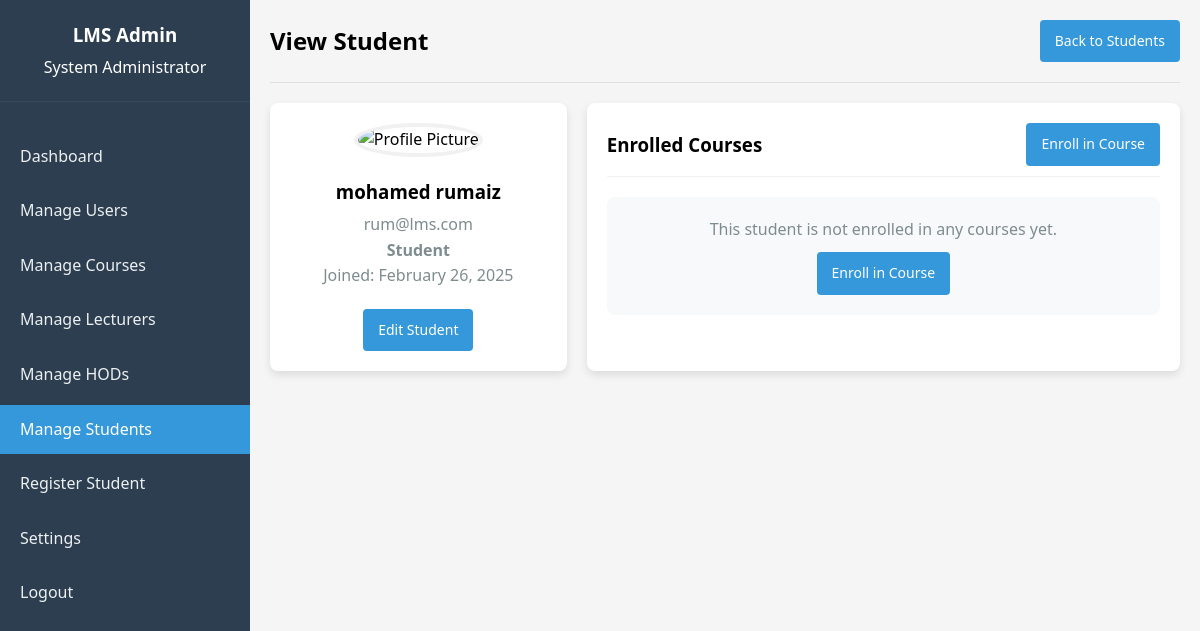
/admin/student/view_student.php?id=5 (signed in), run on the app's committed database.
### tables this page shows
CREATE TABLE `users` (
  `user_id` int(11) NOT NULL,
  `email` varchar(100) NOT NULL,
  `password` varchar(255) NOT NULL,
  `role` enum('admin','lecturer','student','hod') DEFAULT NULL,
  `first_name` varchar(50) NOT NULL,
  `last_name` varchar(50) NOT NULL,
  `profile_picture` varchar(255) DEFAULT NULL,
  `created_at` timestamp NOT NULL DEFAULT current_timestamp(),
  `updated_at` timestamp NOT NULL DEFAULT current_timestamp() ON UPDATE current_timestamp()
);

### admin/student/view_student.php (the view, shortened to what this page needs)
<?php
require_once '../../config.php';
$studentId = $_GET['id'];
$stmt = $conn->prepare("
    SELECT user_id, email, first_name, last_name, created_at, profile_picture
    FROM users
    WHERE user_id = ? AND role = 'student'
");
$stmt->bind_param("i", $studentId);
$stmt->execute();
$result = $stmt->get_result();
$student = $result->fetch_assoc();
$coursesStmt = $conn->prepare("
    SELECT c.course_id, c.course_code, c.title, e.enrollment_date, e.status,
           u.first_name, u.last_name
    FROM enrollments e
    JOIN courses c ON e.course_id = c.course_id
    JOIN users u ON c.lecturer_id = u.user_id
    WHERE e.student_id = ?
    ORDER BY e.enrollment_date DESC
");
$coursesStmt->bind_param("i", $studentId);
$coursesStmt->execute();
$coursesResult = $coursesStmt->get_result();
$pageTitle = "View Student";
?>
<!DOCTYPE html>
<html lang="en">
<head>
    <link rel="stylesheet" href="../../assets/css/style.css">
</head>
<body>
    <div class="dashboard-container">
        <div class="sidebar">
            <div class="sidebar-header">
                <h3>LMS Admin</h3>
                <p><?php echo $_SESSION['first_name'] . ' ' . $_SESSION['last_name']; ?></p>
            </div>
            <ul class="sidebar-menu">
                <li><a href="../dashboard.php">Dashboard</a></li>
                <li><a href="../users.php">Manage Users</a></li>
                <li><a href="../courses.php">Manage Courses</a></li>
                <li><a href="../lecturer/lecturers.php" >Manage Lecturers</a></li>
                <li><a href="../hod/hod.php">Manage HODs</a></li>
                <li><a href="students.php" class="active">Manage Students</a></li>
                <li><a href="register_student.php" >Register Student</a></li>
                <li><a href="../settings.php">Settings</a></li>
                <li><a href="../../logout.php">Logout</a></li>
            </ul>
        </div>
        <div class="main-content">
            <div class="header">
                <h2><?php echo $pageTitle; ?></h2>
                <a href="students.php" class="btn">Back to Students</a>
            </div>
            <div class="profile-container">
                <div class="profile-sidebar">
                    <img src="<?php echo !empty($student['profile_picture']) ? $student['profile_picture'] : '../assets/images/default-profile.png'; ?>" alt="Profile Picture" class="profile-picture">
                    <div class="profile-details">
                        <h3><?php echo $student['first_name'] . ' ' . $student['last_name']; ?></h3>
                        <p><?php echo $student['email']; ?></p>
                        <p><strong>Student</strong></p>
                        <p>Joined: <?php echo date('F j, Y', strtotime($student['created_at'])); ?></p>
                    </div>
                    <div class="profile-action">
                        <a href="edit_student.php?id=<?php echo $student['user_id']; ?>" class="btn">Edit Student</a>
                    </div>
                </div>
                <div class="profile-main">
                    <div class="section-title">
                        <h3>Enrolled Courses</h3>
                        <a href="enroll_student.php?id=<?php echo $student['user_id']; ?>" class="btn btn-sm">Enroll in Course</a>
                    </div>
                    <?php if ($coursesResult->num_rows > 0): ?>
                        <?php while ($course = $coursesResult->fetch_assoc()): ?>
                            <div class="course-item">
                                <div class="course-header">
                                    <span class="course-code"><?php echo $course['course_code']; ?></span>
                                    <span class="course-date">Enrolled: <?php echo date('M j, Y', strtotime($course['enrollment_date'])); ?></span>
                                </div>
                                <h4><?php echo $course['title']; ?></h4>
                                <p class="course-lecturer">Lecturer: <?php echo $course['first_name'] . ' ' . $course['last_name']; ?></p>
                                <?php
                                $statusClass = '';
                                switch ($course['status']) {
                                    case 'active':
                                        $statusClass = 'status-active';
                                        break;
                                    case 'completed':
                                        $statusClass = 'status-completed';
                                        break;
                                    case 'dropped':
                                        $statusClass = 'status-dropped';
                                        break;
                                }
                                ?>
                                <span class="course-status <?php echo $statusClass; ?>"><?php echo ucfirst($course['status']); ?></span>
                                <div style="margin-top: 10px;">
                                    <a href="view_course.php?id=<?php echo $course['course_id']; ?>" class="btn btn-sm" style="background-color: #2ecc71;">View Course</a>
                                </div>
                            </div>
                        <?php endwhile; ?>
                    <?php else: ?>
                        <div class="no-courses">
                            <p>This student is not enrolled in any courses yet.</p>
                            <a href="enroll_student.php?id=<?php echo $student['user_id']; ?>" class="btn" style="margin-top: 10px;">Enroll in Course</a>
                        </div>
                    <?php endif; ?>
                </div>
            </div>
        </div>
    </div>
</body>
</html>

### assets/css/style.css (style rules this page uses)
* { margin: 0; padding: 0; box-sizing: border-box; font-family: 'Segoe UI', Tahoma, Geneva, Verdana, sans-serif; }
body { background-color: #f5f5f5; line-height: 1.6; }
a { text-decoration: none; }
.dashboard-container { display: flex; min-height: 100vh; }
.sidebar { width: 250px; background-color: #2c3e50; color: white; padding: 20px 0; position: fixed; height: 100vh; overflow-y: auto; }
.sidebar-header { padding: 0 20px 20px; border-bottom: 1px solid #34495e; text-align: center; }
.sidebar-header h3 { margin-bottom: 5px; }
.sidebar-menu { list-style: none; padding: 0; margin: 30px 0; }
.sidebar-menu li { margin-bottom: 5px; }
.sidebar-menu a { display: block; color: #ecf0f1; text-decoration: none; padding: 12px 20px; transition: all 0.3s; }
.sidebar-menu a:hover, .sidebar-menu a.active { background-color: #3498db; color: white; }
.main-content { flex: 1; padding: 20px; margin-left: 250px; background-color: #f5f5f5; }
.header { display: flex; justify-content: space-between; align-items: center; padding-bottom: 20px; border-bottom: 1px solid #e0e0e0; margin-bottom: 20px; }
.btn { background-color: #3498db; color: white; border: none; padding: 10px 15px; border-radius: 4px; cursor: pointer; text-decoration: none; display: inline-block; font-size: 14px; }

### admin/student/view_student.php (style rules this page uses)
.profile-container { display: grid; grid-template-columns: 1fr 2fr; gap: 20px; }
.profile-sidebar { background-color: white; border-radius: 8px; box-shadow: 0 4px 8px rgba(0, 0, 0, 0.1); padding: 20px; text-align: center; }
.profile-picture { width: 150px; height: 150px; border-radius: 50%; object-fit: cover; margin: 0 auto 20px; border: 4px solid #f1f1f1; }
.profile-details { text-align: center; margin-bottom: 20px; }
.profile-details h3 { margin-bottom: 5px; }
.profile-details p { color: #7f8c8d; }
.profile-action { margin-top: 20px; }
.profile-main { background-color: white; border-radius: 8px; box-shadow: 0 4px 8px rgba(0, 0, 0, 0.1); padding: 20px; }
.section-title { margin-bottom: 20px; padding-bottom: 10px; border-bottom: 1px solid #f1f1f1; display: flex; justify-content: space-between; align-items: center; }
.section-title h3 { margin-bottom: 0; }
.no-courses { padding: 20px; text-align: center; color: #7f8c8d; background-color: #f8f9fa; border-radius: 8px; }

### data on the page
users: first_name "mohamed", last_name "rumaiz", email "rum@lms.com", created_at "February 26, 2025"

### other printed values
$_SESSION['first_name'] "System"
$_SESSION['last_name'] "Administrator"
$pageTitle "View Student"
